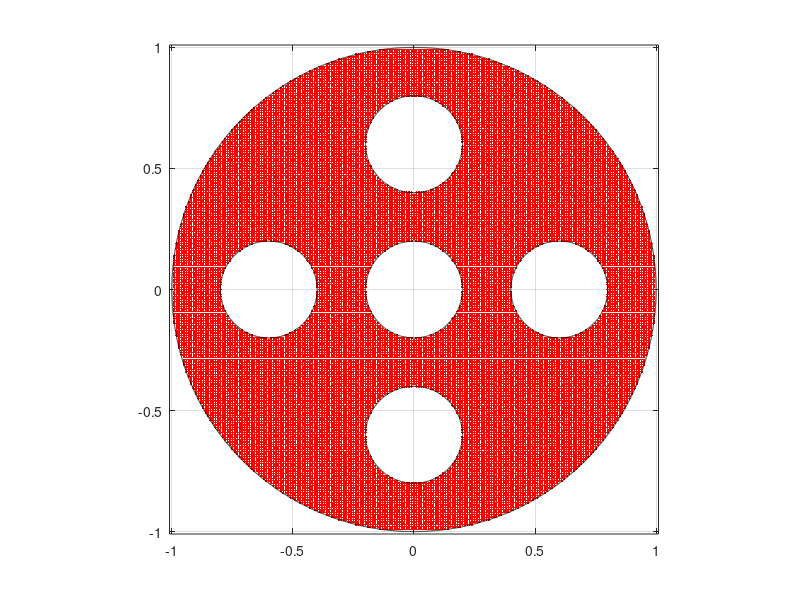

MATLAB code to generate this figure: (Note: this script raises an error after producing the figure.)
% Example_6cr00_contour_save.m
% Nasser June 12, 2019
clear;clc
% To generate the data in the files:
% x5cr_00_pt.mat, y5cr_00_pt.mat, R5cr_00_pt.mat,
% which will be used by the MATLAB file:
% Example_6cr00_contour_plot.m
% to plot the contour lines in Figure 16 (first row, right) in the paper:
% E. Kalmoun, M. Nasser and M. Vuorinen, Numerical computation of Mityuk's
% function and radius for some canonical slit domains. 
% 
%
% choose the values of theta_0, theta_1, ..., theta_5
% here theta_1=theta_2=theta_3=theta_4=theta_5=0 (the canonical 
% domain is the unit disk with 5 radial slits
%
thetak = [pi/2;0;0;0;0;0];
% The parametrization of the boundary
n  =  2^14;
t  = [0:2*pi/n:2*pi-2*pi/n].';
k  =  1; % the unit circle: |z|=1
et(1+(k-1)*n:k*n,1)  =  1.* exp(i.*t);
etp(1+(k-1)*n:k*n,1) =  1i.*exp(i.*t);
k  =  2; % the inner circle: |z-0.0|=0.2
et(1+(k-1)*n:k*n,1)  =  0.0 +0.2.* exp(-i.*t);
etp(1+(k-1)*n:k*n,1) =      -0.2i.*exp(-i.*t);
k  =  3; % the inner circle: |z-0.6|=0.2
et(1+(k-1)*n:k*n,1)  =  0.6 +0.2.* exp(-i.*t);
etp(1+(k-1)*n:k*n,1) =      -0.2i.*exp(-i.*t);
k  =  4; % the inner circle: |z-0.6i|=0.2
et(1+(k-1)*n:k*n,1)  =  0.6i+0.2.* exp(-i.*t);
etp(1+(k-1)*n:k*n,1) =      -0.2i.*exp(-i.*t);
k  =  5; % the inner circle: |z+0.6|=0.2
et(1+(k-1)*n:k*n,1)  = -0.6 +0.2.* exp(-i.*t);
etp(1+(k-1)*n:k*n,1) =      -0.2i.*exp(-i.*t);
k  =  6; % the inner circle: |z+0.6i|=0.2
et(1+(k-1)*n:k*n,1)  = -0.6i+0.2.* exp(-i.*t);
etp(1+(k-1)*n:k*n,1) =      -0.2i.*exp(-i.*t);
% generat a meshgrid in the domain G
[x,y]=meshgrid([-0.99:0.01:0.99],...
               [-0.99:0.01:0.99]);
% [x,y]=meshgrid([-0.99:0.01:0.99],[-0.99:0.01:0.99]);
z=x+i*y;
z(abs(z)>=1 | abs(z)<=0.2 | abs(z-0.6)<=0.2 | abs(z-0.6i)<=0.2 | abs(z+0.6)<=0.2 | abs(z+0.6i)<=0.2) = NaN;
sum(sum(abs(z)>=0))
% 
% 
hold on
box on
plot(real(z),imag(z),'.r');
k  =  1; crv=et(1+(k-1)*n:k*n,1);plot(real(crv),imag(crv),'k')
k  =  2; crv=et(1+(k-1)*n:k*n,1);plot(real(crv),imag(crv),'k')
k  =  3; crv=et(1+(k-1)*n:k*n,1);plot(real(crv),imag(crv),'k')
k  =  4; crv=et(1+(k-1)*n:k*n,1);plot(real(crv),imag(crv),'k')
k  =  5; crv=et(1+(k-1)*n:k*n,1);plot(real(crv),imag(crv),'k')
k  =  6; crv=et(1+(k-1)*n:k*n,1);plot(real(crv),imag(crv),'k')
axis equal
grid on
axis([-1.01  1.01 -1.01  1.01])
%
%
% 
% computing the values of Compute Mityuk's radius R(G,alpha) where alpha is
% the matrix of meshgrid points
[mz,nz]  = size(z);
for k=1:mz
    for j=1:nz
        if abs(z(k,j))>=0
            R(k,j)  =  Mityuk(et,etp,n,thetak,z(k,j));
        else
            R(k,j)  =  NaN;
        end
        [x(k,j) y(k,j) R(k,j)]
    end
end
% save the data
save('x5cr_00_pt.mat', 'x', '-ascii', '-double')
save('y5cr_00_pt.mat', 'y', '-ascii', '-double')
save('R5cr_00_pt.mat', 'R', '-ascii', '-double')
%